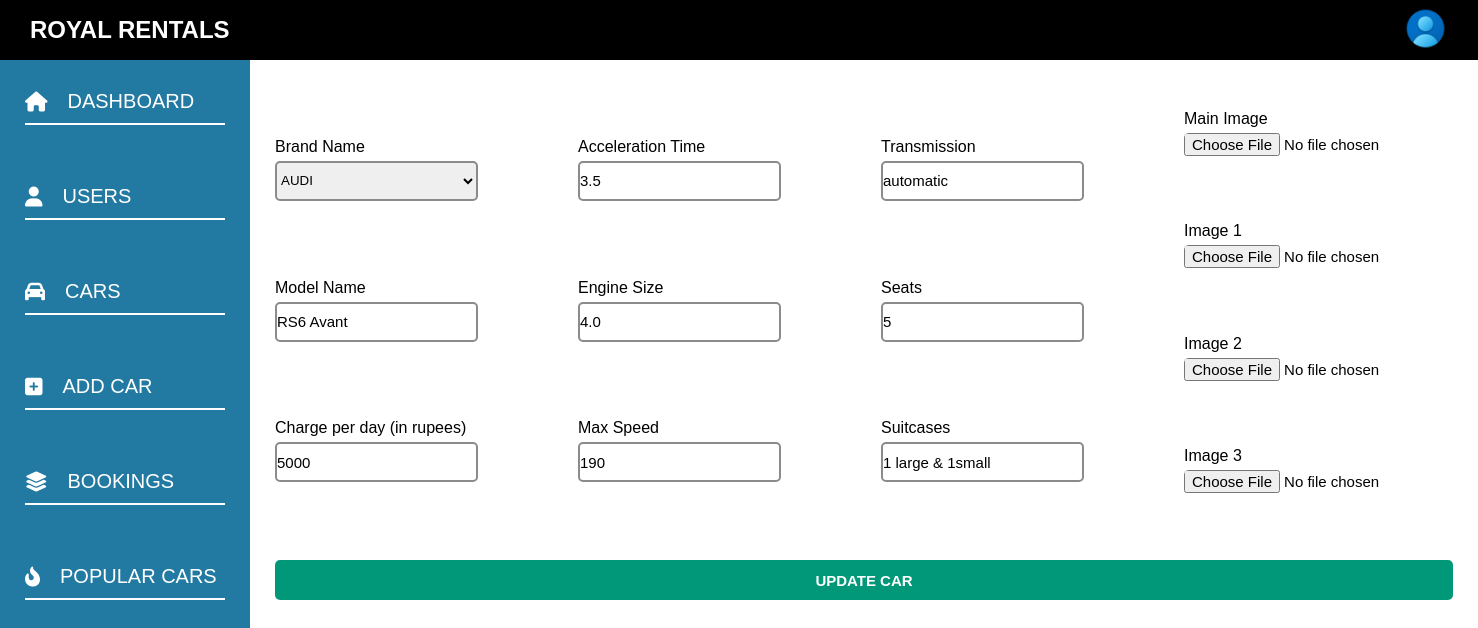
Screenshot of /admin/updatecar.php?carid=1 with the database file from the repository.
### tables this page shows
CREATE TABLE `cars` (
  `id` int(50) NOT NULL,
  `bname` varchar(50) NOT NULL,
  `model` varchar(50) NOT NULL,
  `charge` varchar(50) NOT NULL,
  `acceleration` varchar(50) NOT NULL,
  `engine` varchar(50) NOT NULL,
  `speed` varchar(50) NOT NULL,
  `transmission` varchar(50) NOT NULL,
  `seats` varchar(50) NOT NULL,
  `suitcase` varchar(50) NOT NULL,
  `image` varchar(50) NOT NULL,
  `image1` varchar(50) NOT NULL,
  `image2` varchar(50) NOT NULL,
  `image3` varchar(50) NOT NULL
);

### admin/updatecar.php (the view, shortened to what this page needs)
<?php
include '../config.php';
$id = $_GET['carid'];
$sql = "SELECT * FROM cars WHERE id=$id";
$result = mysqli_query($conn,$sql);
$cars = mysqli_fetch_assoc($result);
    $bname =  $cars['bname'];
    $mname = $cars['model'];
    $charge = $cars['charge'];
    $acceleration = $cars['acceleration'];
    $engine = $cars['engine'];
    $speed = $cars['speed'];
    $transmission = $cars['transmission'];
    $seats = $cars['seats'];
    $suitcase = $cars['suitcase'];
?>
<!DOCTYPE html>
<html lang="en">
<head>
    <link rel="stylesheet" href="css/navbar.css">
    <link rel="stylesheet" href="css/sidebar.css">
    <link rel="stylesheet" href="css/addcar.css">
</head>
<body>
    <?php
    include 'navbar.php';
    include 'sidebar.php';
    ?>
    <div class="addcontainer">
        <form  method="POST" enctype="multipart/form-data">
            <div class="form_container">
                <div class="set1">
                    <div class="input">
                        <label>Brand Name</label>
                        <select name="brand" >
                            <option value="<?php echo $bname;?>"><?php echo $bname; ?></option>
                        </select>
                    </div>
                    <div class="input">
                        <label>Model Name</label>
                        <input type="text" name="modelname" value="<?php echo $mname; ?>">
                    </div>
                    <div class="input">
                        <label>Charge per day (in rupees)</label>
                        <input type="text" name="charge" value="<?php echo $charge; ?>">
                    </div>
                </div>
                <div class="set2">
                    <div class="input">
                        <label>Acceleration Time</label>
                        <input type="text" name="time" value="<?php echo $acceleration; ?>">
                    </div>
                    <div class="input">
                        <label>Engine Size</label>
                        <input type="text" name="engine" value="<?php echo $engine; ?>">
                    </div>
                    <div class="input">
                        <label>Max Speed</label>
                        <input type="text" name="speed" value="<?php echo $speed; ?>">
                    </div>
                </div>
                <div class="set3">
                    <div class="input">
                        <label>Transmission</label>
                        <input type="text" name="transmission" value="<?php echo $transmission; ?>">
                    </div>
                    <div class="input">
                        <label>Seats</label>
                        <input type="text" name="seats" value="<?php echo $seats; ?>">
                    </div>
                    <div class="input">
                        <label>Suitcases</label>
                        <input type="text" name="suitcase" value="<?php echo $suitcase; ?>">
                    </div>
                </div>
                <div class="set4">
                    <div class="input">
                        <label>Main Image</label>
                        <input type="file" name="image">
                    </div>
                    <div class="input">
                        <label>Image 1</label>
                        <input type="file" name="image1">
                    </div>
                    <div class="input">
                        <label>Image 2</label>
                        <input type="file" name="image2">
                    </div>
                    <div class="input">
                        <label>Image 3</label>
                        <input type="file" name="image3">
                    </div>
                </div>
            </div>
            <button type="submit" name="addcar">UPDATE CAR</button>
        </form>
    </div>
</body>
</html>

### admin/css/navbar.css (style rules this page uses)
* { margin: 0; padding: 0; box-sizing: border-box; text-decoration: none; border: none; outline: none; scroll-behavior: smooth; list-style: none; font-family: sans-serif; }

### admin/css/sidebar.css (style rules this page uses)
* { font-family: sans-serif; }

### admin/css/addcar.css (style rules this page uses)
.addcontainer { position: absolute; left: 250px; top: 60px; width: calc(100vw - 250px); height: calc((100vh - 60px)); display: flex; align-items: left; justify-content: flex-start; flex-direction: column; }
form { display: flex; align-items:left; justify-content: center; flex-direction: column; padding: 0 25px; }
.form_container { display: flex; gap: 100px; height: 500px; }
.input { display: flex; align-items: left; justify-content: center; flex-direction: column; gap: 5px; }
input { border: 2px solid rgb(139, 139, 139); height: 40px; border-radius: 5px; font-size: 15px; }
.set1, .set2, .set3 ,.set4 { display: flex; align-items: left; justify-content: space-evenly; flex-direction: column; }
.set4 input { border: none; }
select { border: 2px solid rgb(139, 139, 139); height: 40px; border-radius: 5px; }
form button { width: 100%; height: 40px; background-color: #009879; border: none; font-size: 15px; font-weight: 600; color: white; border-radius: 5px; }

### rows the page displays
cars: brand "AUDI", modelname "RS6 Avant", charge "5000", time "3.5", engine "4.0", speed "190", transmission "automatic", seats "5", suitcase "1 large & 1small"
